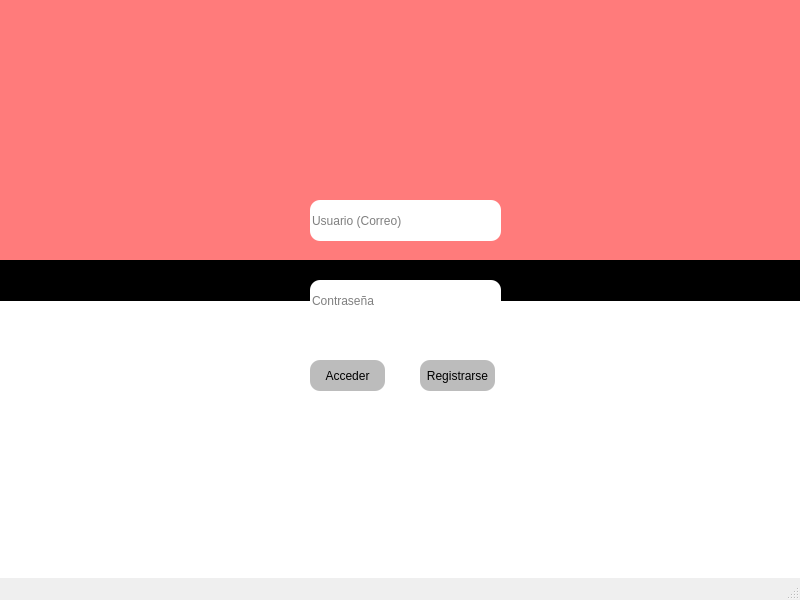
<?xml version="1.0" encoding="UTF-8"?>
<ui version="4.0">
 <class>MainWindow</class>
 <widget class="QMainWindow" name="MainWindow">
  <property name="geometry">
   <rect>
    <x>0</x>
    <y>0</y>
    <width>800</width>
    <height>600</height>
   </rect>
  </property>
  <property name="windowTitle">
   <string>MainWindow</string>
  </property>
  <widget class="QWidget" name="centralwidget">
   <widget class="QLabel" name="label">
    <property name="geometry">
     <rect>
      <x>0</x>
      <y>0</y>
      <width>801</width>
      <height>261</height>
     </rect>
    </property>
    <property name="styleSheet">
     <string notr="true">background-color:rgb(255, 123, 123)</string>
    </property>
    <property name="text">
     <string/>
    </property>
   </widget>
   <widget class="QLabel" name="label_2">
    <property name="geometry">
     <rect>
      <x>0</x>
      <y>300</y>
      <width>801</width>
      <height>281</height>
     </rect>
    </property>
    <property name="styleSheet">
     <string notr="true">background-color:rgb(255, 255, 255)</string>
    </property>
    <property name="text">
     <string/>
    </property>
   </widget>
   <widget class="QLabel" name="label_3">
    <property name="geometry">
     <rect>
      <x>-10</x>
      <y>260</y>
      <width>831</width>
      <height>41</height>
     </rect>
    </property>
    <property name="styleSheet">
     <string notr="true">background-color: rgb(0, 0, 0)</string>
    </property>
    <property name="text">
     <string>TextLabel</string>
    </property>
   </widget>
   <widget class="QLabel" name="label_4">
    <property name="geometry">
     <rect>
      <x>260</x>
      <y>110</y>
      <width>291</width>
      <height>341</height>
     </rect>
    </property>
    <property name="styleSheet">
     <string notr="true">image: url(:/fondo login.PNG)</string>
    </property>
    <property name="text">
     <string/>
    </property>
   </widget>
   <widget class="QLineEdit" name="lineEdit">
    <property name="geometry">
     <rect>
      <x>310</x>
      <y>200</y>
      <width>191</width>
      <height>41</height>
     </rect>
    </property>
    <property name="styleSheet">
     <string notr="true">border-radius: 10px
</string>
    </property>
    <property name="placeholderText">
     <string>Usuario (Correo)</string>
    </property>
   </widget>
   <widget class="QLineEdit" name="lineEdit_2">
    <property name="geometry">
     <rect>
      <x>310</x>
      <y>280</y>
      <width>191</width>
      <height>41</height>
     </rect>
    </property>
    <property name="styleSheet">
     <string notr="true">border-radius: 10px
</string>
    </property>
    <property name="placeholderText">
     <string>Contraseña</string>
    </property>
   </widget>
   <widget class="QPushButton" name="pushButton">
    <property name="geometry">
     <rect>
      <x>310</x>
      <y>360</y>
      <width>75</width>
      <height>31</height>
     </rect>
    </property>
    <property name="styleSheet">
     <string notr="true">border-radius: 10px;
background-color: rgb(188,188,188)</string>
    </property>
    <property name="text">
     <string>Acceder</string>
    </property>
   </widget>
   <widget class="QPushButton" name="pushButton_2">
    <property name="geometry">
     <rect>
      <x>420</x>
      <y>360</y>
      <width>75</width>
      <height>31</height>
     </rect>
    </property>
    <property name="styleSheet">
     <string notr="true">border-radius: 10px;
background-color: rgb(188,188,188)</string>
    </property>
    <property name="text">
     <string>Registrarse</string>
    </property>
   </widget>
   <widget class="QLabel" name="label_5">
    <property name="geometry">
     <rect>
      <x>-210</x>
      <y>370</y>
      <width>771</width>
      <height>221</height>
     </rect>
    </property>
    <property name="styleSheet">
     <string notr="true">image: url(:/pokemons.png)</string>
    </property>
    <property name="text">
     <string/>
    </property>
   </widget>
   <widget class="QLabel" name="label_6">
    <property name="geometry">
     <rect>
      <x>80</x>
      <y>10</y>
      <width>641</width>
      <height>101</height>
     </rect>
    </property>
    <property name="styleSheet">
     <string notr="true">image: url(:/logo.png)</string>
    </property>
    <property name="text">
     <string/>
    </property>
   </widget>
   <widget class="QLabel" name="label_7">
    <property name="geometry">
     <rect>
      <x>370</x>
      <y>130</y>
      <width>61</width>
      <height>51</height>
     </rect>
    </property>
    <property name="styleSheet">
     <string notr="true">image: url(:/logo-google.jpg)</string>
    </property>
    <property name="text">
     <string/>
    </property>
   </widget>
   <widget class="QLabel" name="label_8">
    <property name="geometry">
     <rect>
      <x>550</x>
      <y>350</y>
      <width>221</width>
      <height>181</height>
     </rect>
    </property>
    <property name="styleSheet">
     <string notr="true">image: url(:/road.PNG)</string>
    </property>
    <property name="text">
     <string/>
    </property>
   </widget>
  </widget>
  <widget class="QMenuBar" name="menubar">
   <property name="geometry">
    <rect>
     <x>0</x>
     <y>0</y>
     <width>800</width>
     <height>22</height>
    </rect>
   </property>
  </widget>
  <widget class="QStatusBar" name="statusbar"/>
 </widget>
 <resources>
  <include location="archivo.qrc"/>
 </resources>
 <connections/>
</ui>
